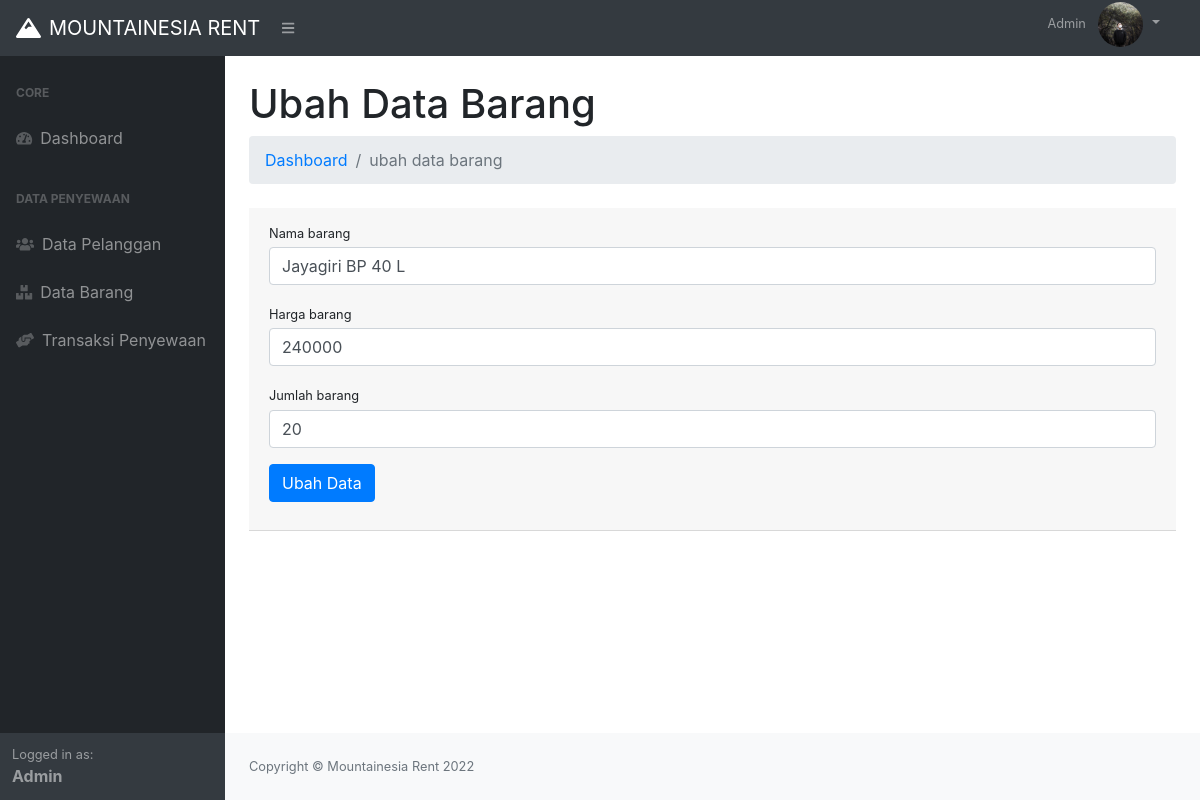
Page /index.php?p=barang&aksi=ubah&id=26 (signed in) on the earlier database version.
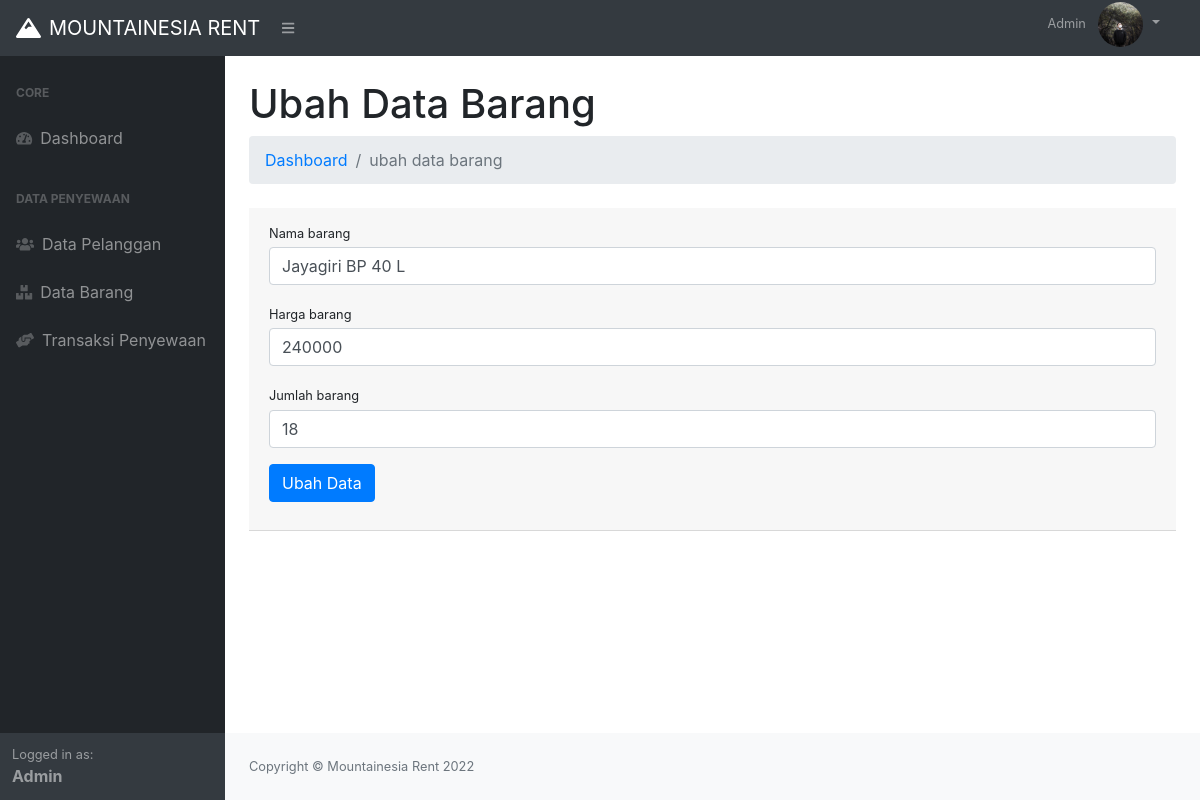
Same page on the later database version.
### tables this page shows
CREATE TABLE `tb_barang` (
  `idbarang` int(5) NOT NULL,
  `namabarang` varchar(20) NOT NULL,
  `harga` int(10) NOT NULL,
  `jumlah_barang` int(10) NOT NULL
);

### page/barang/ubah.php (the view, shortened to what this page needs)
<?php
$id_barang = $_GET['id'];
$sql = $conn->query("SELECT * FROM tb_barang WHERE idbarang = $id_barang") or die(mysqli_error($conn));
$pecahSql = $sql->fetch_assoc();
?>
<h1 class="mt-4">Ubah Data Barang</h1>
<ol class="breadcrumb mb-4">
    <li class="breadcrumb-item"><a href="index.php">Dashboard</a></li>
    <li class="breadcrumb-item active">ubah data barang</li>
</ol>
<div class="card-header mb-5">
    <form action="" method="post">
        <div class="form-group">
            <label class="small mb-1" for="nama_barang">Nama barang</label>
            <input class="form-control" id="nama_barang" name="nama_barang" type="text" placeholder="Masukan nama barang" value="<?= $pecahSql['namabarang']; ?>" />
        </div>
        <div class="form-group">
            <label class="small mb-1" for="harga_barang">Harga barang</label>
            <input class="form-control" id="harga_barang" name="harga_barang" type="text" value="<?= $pecahSql['harga']; ?>" placeholder="Masukan harga barang" />
        </div>
        <div class="form-group">
            <label class="small mb-1" for="jumlah_barang">Jumlah barang</label>
            <input class="form-control" value="<?= $pecahSql['jumlah_barang']; ?>" id="jumlah_barang" name="jumlah_barang" type="number" placeholder="Masukan jumlah barang" />
        </div>
        <div class="form-group">
            <button type="submit" class="btn btn-primary" name="ubah">Ubah Data</button>
        </div>
    </form>
</div>

Differences in the rows shown:
changed tb_barang "Jayagiri BP 40 L": jumlah_barang "20" → "18"
